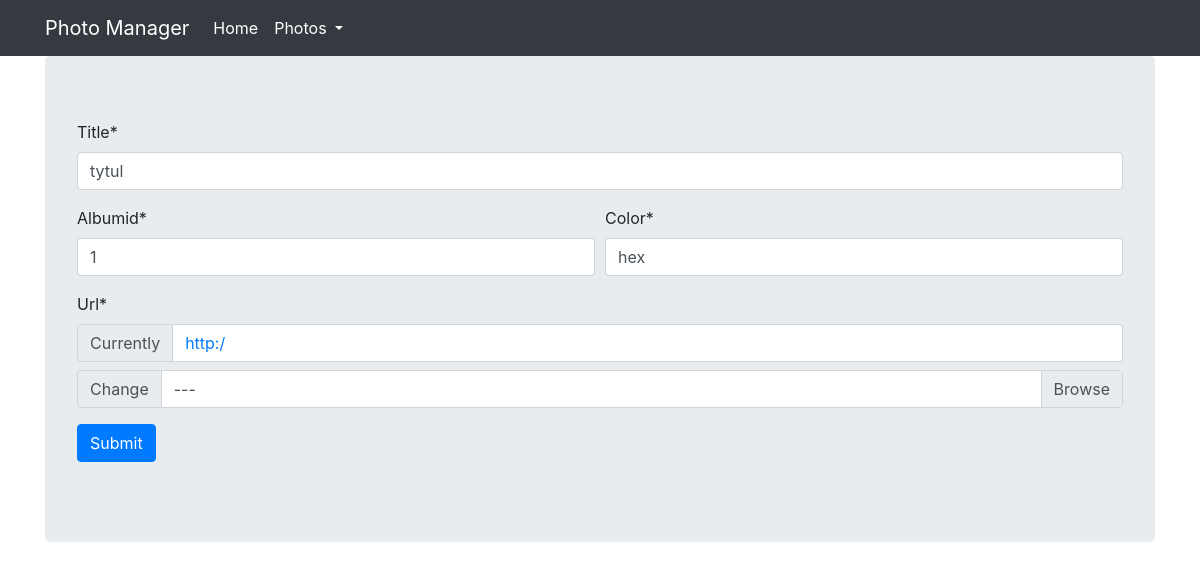
Page /viewer/photo/update/1 on the earlier database version.
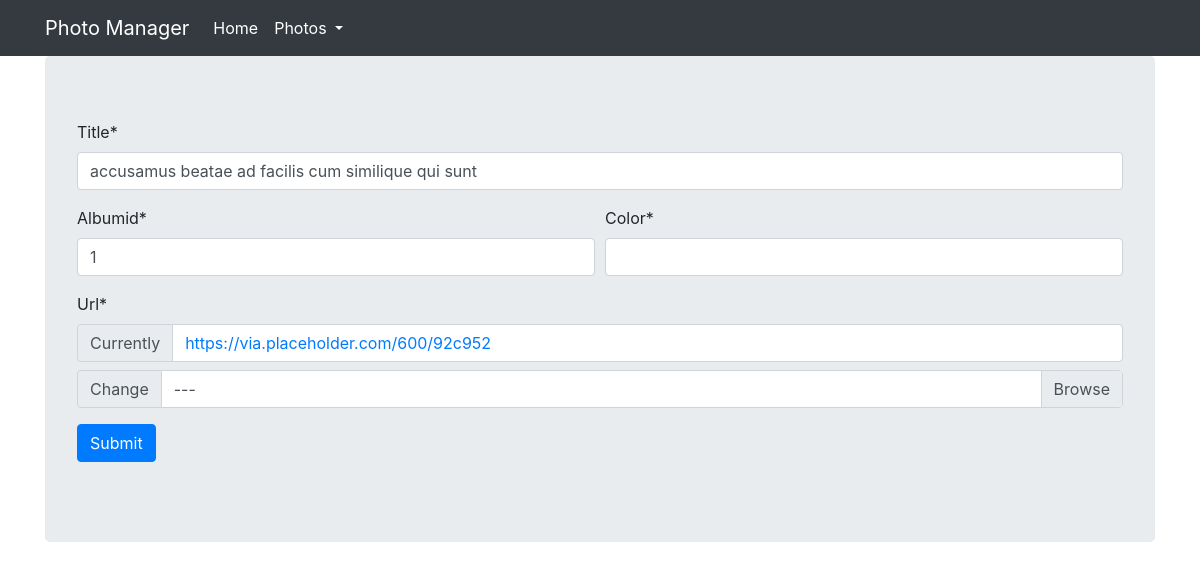
Same page on the later database version.
### viewer/models.py (models this page shows)
class Photo(Model):
    title = CharField(max_length=128)
    albumId = IntegerField()
    width = IntegerField(blank=True, null=True)
    height = IntegerField(blank=True, null=True)
    color = CharField(max_length=18)
    url = ImageField(max_length=200)
    thumbnailUrl = ImageField(max_length=200)

### viewer/views.py (the view)
# urls.py: path('photo/update/<pk>', PhotoUpdateView.as_view(), name='photo_update'),
class PhotoUpdateView(UpdateView):
    template_name = 'form.html'
    model = Photo
    form_class = PhotoForm
    success_url = reverse_lazy('viewer:photo_list')

### viewer/forms.py (shortened to what this page needs)
class PhotoForm(ModelForm):
    def __init__(self, *args, **kwargs):
        super().__init__(*args, **kwargs)
        self.helper = FormHelper()
        self.helper.layout = Layout(
            'title',
            Row(Column('albumId'),
                Column('color')),
            'url',
            Submit('submit', 'Submit')
        )
    class Meta:
        model = Photo
        fields = '__all__'
    title = CharField(validators=[capitalized_validator])
    albumId = IntegerField(min_value=1, max_value=4)
    url = ImageField()
    thumbnailUrl = ImageField()

### viewer/templates/form.html
{% extends "base.html" %}
{% load crispy_forms_tags %}
{% block content %}
  {% crispy form %}
{% endblock %}

### viewer/templates/base.html (shortened to what this page needs)
{% load bootstrap4 %}
{% load static %}
<html {% if LANGUAGE_CODE %}lang="{{ LANGUAGE_CODE }}" {% endif %}>
<head>
    {% block styles %}{% bootstrap_css %}{% endblock %}
</head>
<body>
<nav class="navbar navbar-expand-lg navbar-dark bg-dark">
    <div class="container fixed">
        <a class="navbar-brand" href="{% url 'index' %}">Photo Manager</a>
        <div class="collapse navbar-collapse" id="navbarNavAltMarkup">
            <div class="navbar-nav">
                <a class="nav-item nav-link active" href="{% url 'index' %}">
                    Home
                </a>
                <div class="nav-item dropdown">
                    <a class="nav-link active dropdown-toggle" href="#"
                       data-toggle="dropdown">
                        Photos
                    </a>
                </div>
            </div>
        </div>
    </div>
</nav>
<div class="container">
    <div class="jumbotron">
        {% block content %}{% endblock %}
    </div>
</div>
</body>
</html>

Differences in the rows shown:
changed Photo: title "tytul" → "accusamus beatae ad facilis cum similique qui sunt"; color "hex" → (not shown)
Other differences:
text no longer shown: "Title * Albumid * Color * Url * Currently http:/ Change ---"
text now shown: "Title * Albumid * Color * Url * Currently https://via.placeholder.com/600/92c952 Change ---"
